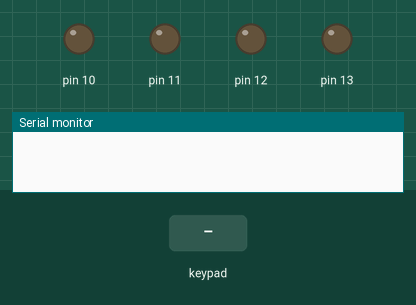
This sketch was run on a simulated Arduino Uno, built with avr-gcc and run on an emulated ATmega328P. Parts: output pins drawn as LEDs (lit = HIGH), the last lines printed to the serial monitor. Inputs (shaded band) come from the test bench.

Above: at 1.2 s.
1.3 s: key '2' pressed
At 1.8 s:
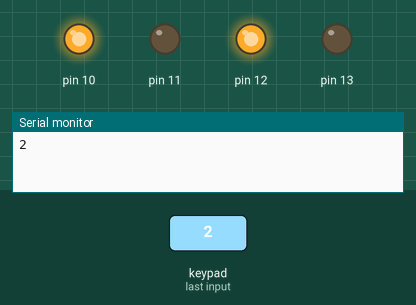
2.8 s: keypad keys 2 3 4 5 # pressed 0.4 s apart
At 5.1 s:
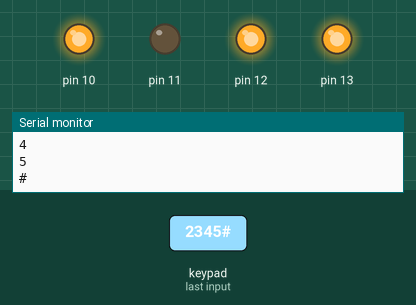
6.3 s: keypad keys 6 7 8 9 * pressed 0.4 s apart
At 8.5 s:
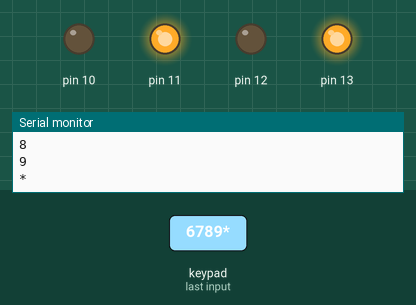
11.3 s: key '4' pressed
At 12.1 s:
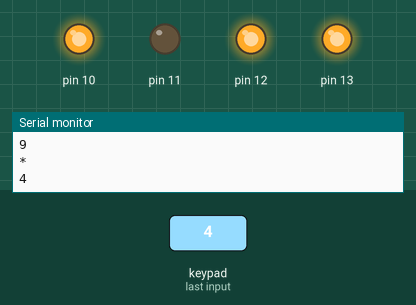
12.8 s: key '6' pressed
At 14.2 s:
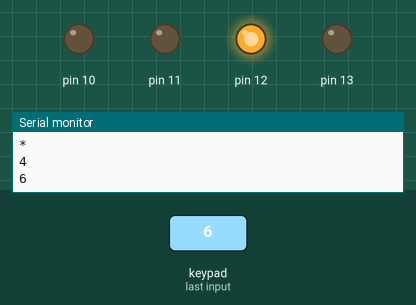
Timing chart, 0 to 15.3 s (numbered marks = the images above; inputs shaded):
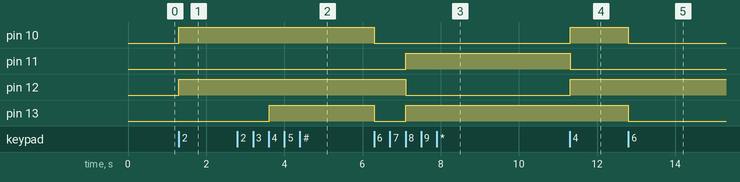

The sketch:

Keypad_Controlled_Robot.ino
```cpp
#include <Keypad.h>
const int ROWS = 4; //four rows
const int COLUMNS = 4; //four columns
char k [ROWS] [COLUMNS] = {{'1','2','3', 'A'}, {'4', '5', '6', '8'}, {'7', '8', '9', 'C'}, {'*', '0', '#', 'D'}};
byte rowpins[ROWS] = {2,3,4,5};
byte columnpins[COLUMNS] = {6,7,8,9};
Keypad x = Keypad( makeKeymap(k), rowpins, columnpins, ROWS, COLUMNS );
void setup() {
  // put your setup code here, to run once:
  Serial.begin(9600);
  pinMode (10, OUTPUT);
  pinMode (11, OUTPUT);
  pinMode (12, OUTPUT);
  pinMode (13, OUTPUT);

}

void loop() {
  // put your main code here, to run repeatedly:
char key = x.getKey();
if (key){
Serial.println(key);

if (key=='2') {
  digitalWrite (10, HIGH);
  digitalWrite (11, LOW);
  digitalWrite (12, HIGH);
  digitalWrite (13, LOW);
}
else if (key== '8'){
  digitalWrite (10, LOW);
  digitalWrite (11, HIGH);
  digitalWrite (12, LOW);
  digitalWrite (13, HIGH);
}
else if (key== '4' ){
  digitalWrite (10, HIGH);
  digitalWrite (11, LOW);
  digitalWrite (12, HIGH);
  digitalWrite (13, HIGH);

}
else if (key== '6'){
  digitalWrite (10, LOW);
  digitalWrite (11, LOW);
  digitalWrite (12, HIGH);
  digitalWrite (13, LOW);
}
}
}
```

Measured:
- after the input at 1.3 s, pin 10, pin 12: LOW → HIGH at once
- after the input at 2.8 s, pin 13: LOW → HIGH after 0.81 s
- after the input at 6.3 s, pin 10: HIGH → LOW at once; pin 11: LOW → HIGH after 0.80 s; pin 12: HIGH → LOW after 0.80 s; pin 13: HIGH → LOW at once, → HIGH 0.80 s later
- after the input at 11.3 s, pin 10, pin 12: LOW → HIGH at once; pin 11: HIGH → LOW at once
- after the input at 12.8 s, pin 10, pin 13: HIGH → LOW at once
